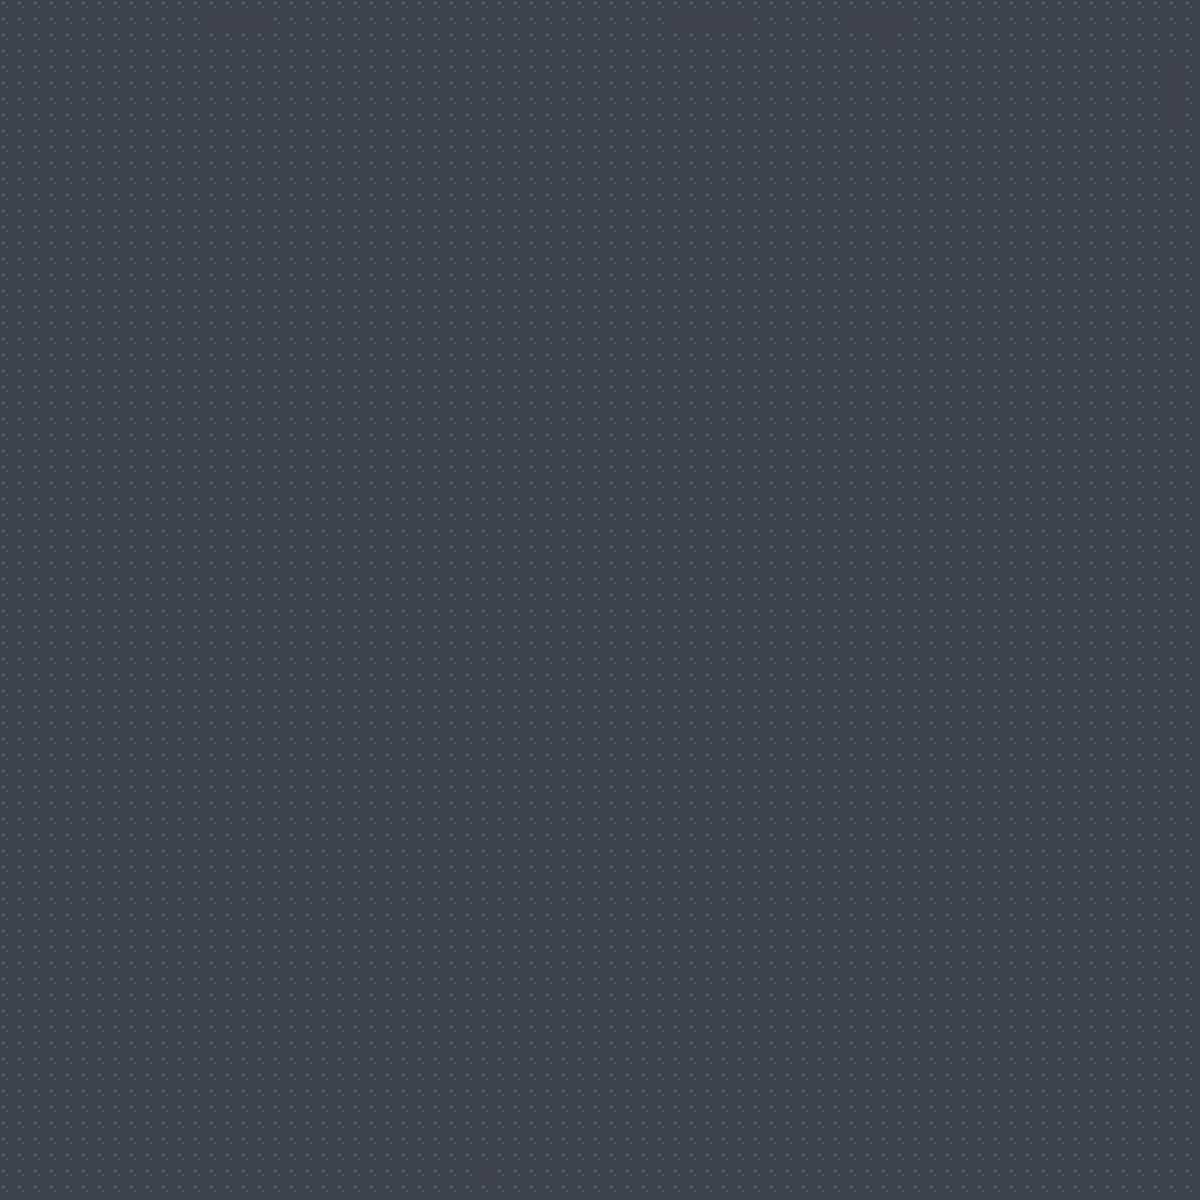

A 2D game scene composited from a Tiled map and its tileset images. What follows is a short description and the map's XML, with each tile layer's data collapsed to a summary:
An orthogonal 75x75 tile map with 16x16 px tiles, 1 tile layer (Tile Layer 1), 2 tilesets.

<map version="1.2" tiledversion="1.2.0" orientation="orthogonal" renderorder="right-down" width="75" height="75" tilewidth="16" tileheight="16" infinite="0" nextlayerid="4" nextobjectid="8">
 <tileset firstgid="1" source="dungeon.tsx" />
 <tileset firstgid="553" source="spooky.tsx" />
 <layer id="2" name="Tile Layer 1" width="75" height="75">
  <data>[5625 cells, 5625 non-empty, 2 distinct tile ids]</data>
 </layer>
</map>
